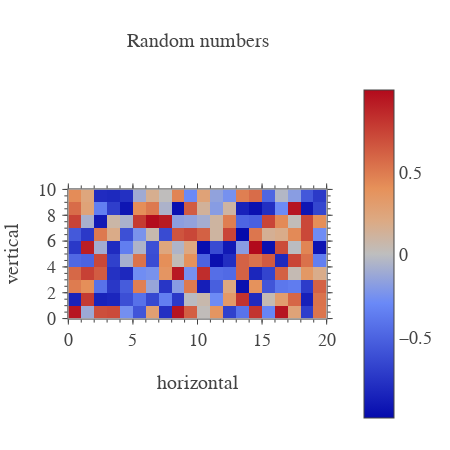

Here is the notebook cell this chart was saved with:
### Code cell
plt.show(heatmap)

### Figure 1 — Plotly figure (JSON) as saved in the notebook; plotly's stock layout.template omitted (floating-point values rounded to 4 significant figures; data arrays with more than 128 entries replaced by an {"elided": "..."} marker saying what was removed)
{"data": [{"dx": 1, "dy": 1, "transpose": true, "type": "heatmap", "uid": "aa81a8a6-e1b3-44a8-b377-bfe9a77e4c54", "x": [0, 1, 2, 3, 4, 5, 6, 7, 8, 9, 10, 11, 12, 13, 14, 15, 16, 17, 18, 19, 20], "y": [0, 1, 2, 3, 4, 5, 6, 7, 8, 9, 10], "z": {"elided": "20x10 float values"}}, {"type": "heatmap", "uid": "2b82207c-d32f-42b2-9996-6c66ddfbeeeb", "visible": false, "xaxis": "x101", "yaxis": "y101"}, {"type": "heatmap", "uid": "1323a12d-bd10-4080-ae11-f29b2e725891", "visible": false, "xaxis": "x201", "yaxis": "y201"}], "layout": {"font": {"family": "Arial", "size": 18}, "height": 450, "margin": {"b": 20, "l": 20, "r": 20, "t": 80}, "title": {"font": {"size": 20}, "text": "Random numbers", "xanchor": "center", "xref": "paper", "y": 0.9111, "yanchor": "middle", "yref": "container"}, "width": 450, "xaxis": {"anchor": "y", "automargin": true, "constrain": "domain", "dtick": 5, "hoverformat": ".f", "range": [0, 20], "showgrid": false, "showline": false, "showticklabels": true, "tickfont": {"size": 18}, "ticklen": 5, "ticks": "outside", "title": {"font": {"size": 20}, "text": "horizontal"}, "zeroline": false}, "xaxis101": {"anchor": "y", "automargin": true, "constrain": "domain", "dtick": 5, "overlaying": "x", "range": [0, 20], "scaleanchor": "x", "showgrid": false, "showline": false, "showticklabels": false, "side": "top", "ticklen": 5, "ticks": "outside", "zeroline": false}, "xaxis201": {"anchor": "y", "automargin": true, "constrain": "domain", "dtick": 1, "mirror": "ticks", "overlaying": "x", "range": [0, 20], "scaleanchor": "x", "showgrid": false, "showline": true, "showticklabels": false, "ticklen": 3, "ticks": "outside", "zeroline": false}, "yaxis": {"anchor": "x", "automargin": true, "constrain": "domain", "dtick": 2, "hoverformat": ".f", "range": [0, 10], "scaleanchor": "x", "showgrid": false, "showline": false, "showticklabels": true, "tickfont": {"size": 18}, "ticklen": 5, "tickprefix": " ", "ticks": "outside", "ticksuffix": " ", "title": {"font": {"size": 20}, "text": "vertical"}, "zeroline": false}, "yaxis101": {"anchor": "x", "automargin": true, "constrain": "domain", "dtick": 2, "overlaying": "y", "range": [0, 10], "scaleanchor": "y", "showgrid": false, "showline": false, "showticklabels": false, "side": "right", "ticklen": 5, "ticks": "outside", "zeroline": false}, "yaxis201": {"anchor": "x", "automargin": true, "constrain": "domain", "dtick": 0.5, "mirror": "ticks", "overlaying": "y", "range": [0, 10], "scaleanchor": "y", "showgrid": false, "showline": true, "showticklabels": false, "ticklen": 3, "ticks": "outside", "zeroline": false}}}
